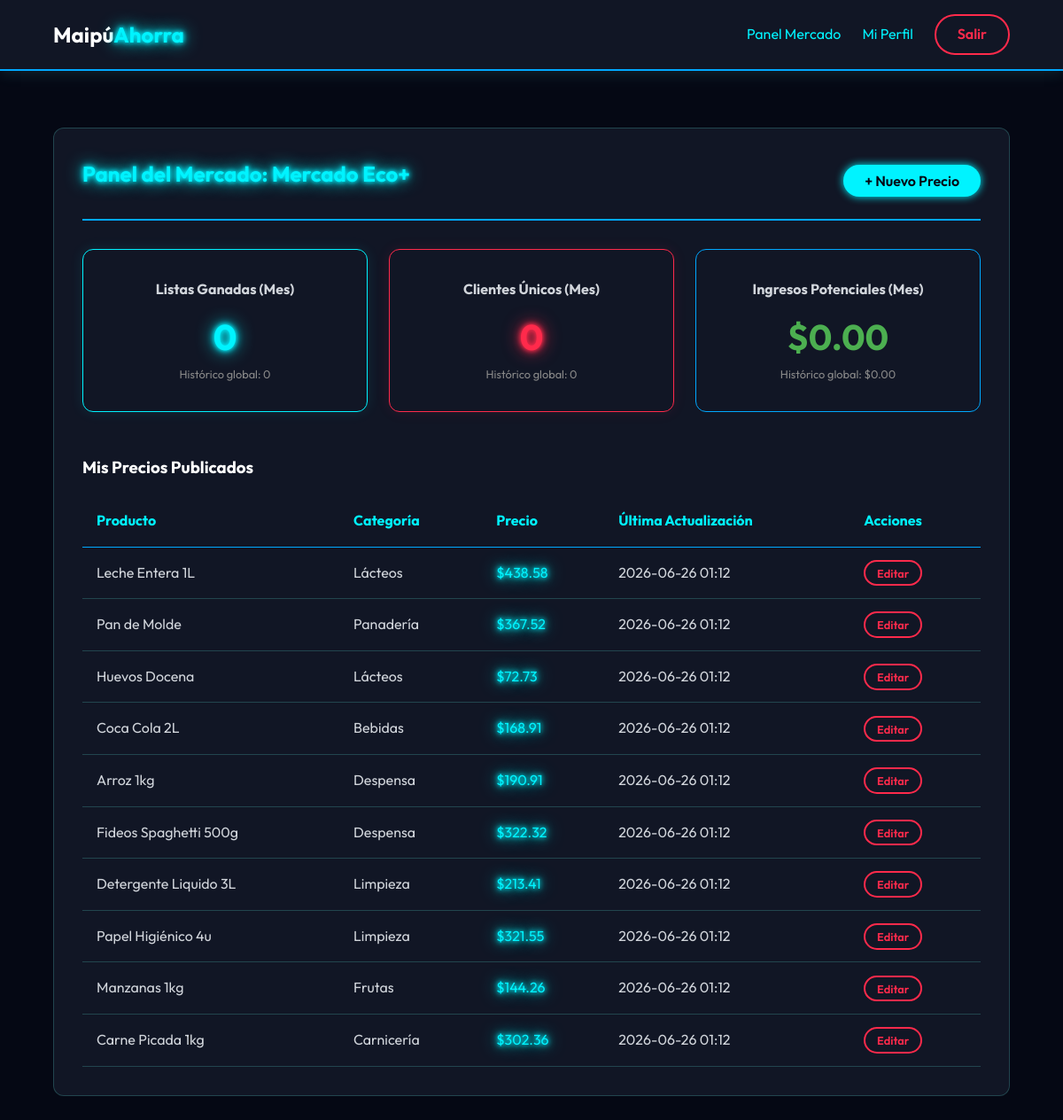
/market (signed in), run on the app's committed database.
### models.py (models this page shows)
class Market(db.Model):
    id = db.Column(db.Integer, primary_key=True)
    name = db.Column(db.String(100), nullable=False)
    address = db.Column(db.String(200), nullable=False)
    user_id = db.Column(db.Integer, db.ForeignKey('user.id'), nullable=False)
    prices = db.relationship('MarketPrice', backref='market', lazy=True)
    discount_codes = db.relationship('DiscountCode', backref='market', lazy=True)

class MarketPrice(db.Model):
    id = db.Column(db.Integer, primary_key=True)
    market_id = db.Column(db.Integer, db.ForeignKey('market.id'), nullable=False)
    product_id = db.Column(db.Integer, db.ForeignKey('product.id'), nullable=False)
    price = db.Column(db.Float, nullable=False)
    last_updated = db.Column(db.DateTime, default=datetime.utcnow)

class Product(db.Model):
    id = db.Column(db.Integer, primary_key=True)
    name = db.Column(db.String(150), nullable=False)
    category = db.Column(db.String(50), nullable=False)
    image_url = db.Column(db.String(300), nullable=True)
    prices = db.relationship('MarketPrice', backref='product', lazy=True)

### app.py (the view)
    @app.route('/market')
    @login_required
    def market_dashboard():
        from flask import render_template
        if current_user.role != 'market':
            from flask import redirect, url_for, flash
            return redirect(url_for('index'))
        from models import Product, MarketPrice, DiscountCode
        all_products = Product.query.all()
        market = current_user.markets[0]
        market_prices = MarketPrice.query.filter_by(market_id=market.id).all()
        from datetime import datetime
        current_month = datetime.utcnow().month
        codes = DiscountCode.query.filter_by(market_id=market.id).all()
        total_won_lists = len(codes)
        total_potential_revenue = sum(c.total_amount for c in codes)
        unique_clients = len(set(c.user_id for c in codes))
        monthly_codes = [c for c in codes if c.created_at.month == current_month]
        monthly_won_lists = len(monthly_codes)
        monthly_revenue = sum(c.total_amount for c in monthly_codes)
        monthly_unique_clients = len(set(c.user_id for c in monthly_codes))
        bi_stats = {
            'total_won_lists': total_won_lists,
            'total_revenue': total_potential_revenue,
            'unique_clients': unique_clients,
            'monthly_won_lists': monthly_won_lists,
            'monthly_revenue': monthly_revenue,
            'monthly_unique_clients': monthly_unique_clients
        }
        return render_template('panel_mercado.html', all_products=all_products, market_prices=market_prices, bi_stats=bi_stats)

### templates/panel_mercado.html (shortened to what this page needs)
{% extends "base.html" %}
{% block content %}
<div class="card fade-in" style="margin-top: 2rem;">
    <div
        style="display: flex; justify-content: space-between; align-items: center; border-bottom: 2px solid var(--neon-blue-dark); padding-bottom: 1rem; margin-bottom: 2rem;">
        <h2 class="neon-text">Panel del Mercado: {{ current_user.markets[0].name }}</h2>
        <button class="btn-primary" onclick="toggleAddProduct()">+ Nuevo Precio</button>
    </div>
    <div style="display: grid; grid-template-columns: repeat(auto-fit, minmax(200px, 1fr)); gap: 1.5rem; margin-bottom: 3rem;">
        <div class="card" style="text-align: center; border: 1px solid var(--neon-blue); box-shadow: 0 0 15px rgba(0, 243, 255, 0.1);">
            <h4 style="color: var(--text-primary); margin-bottom: 0.5rem;">Listas Ganadas (Mes)</h4>
            <div class="neon-text" style="font-size: 2.5rem; font-weight: bold;">{{ bi_stats.monthly_won_lists }}</div>
            <p style="font-size: 0.8rem; color: #888;">Histórico global: {{ bi_stats.total_won_lists }}</p>
        </div>
        <div class="card" style="text-align: center; border: 1px solid var(--neon-pink); box-shadow: 0 0 15px rgba(255, 42, 75, 0.1);">
            <h4 style="color: var(--text-primary); margin-bottom: 0.5rem;">Clientes Únicos (Mes)</h4>
            <div class="neon-text-alt" style="font-size: 2.5rem; font-weight: bold;">{{ bi_stats.monthly_unique_clients }}</div>
            <p style="font-size: 0.8rem; color: #888;">Histórico global: {{ bi_stats.unique_clients }}</p>
        </div>
        <div class="card" style="text-align: center; border: 1px solid var(--neon-blue-dark);">
            <h4 style="color: var(--text-primary); margin-bottom: 0.5rem;">Ingresos Potenciales (Mes)</h4>
            <div class="text-light" style="font-size: 2.5rem; font-weight: bold; color: #4CAF50;">${{ "%.2f"|format(bi_stats.monthly_revenue) }}</div>
            <p style="font-size: 0.8rem; color: #888;">Histórico global: ${{ "%.2f"|format(bi_stats.total_revenue) }}</p>
        </div>
    </div>
    <h3 style="margin-bottom: 1rem;">Mis Precios Publicados</h3>
    {% if market_prices %}
    <div style="overflow-x: auto;">
        <table style="width: 100%; border-collapse: collapse; text-align: left;">
            <thead>
                <tr style="border-bottom: 1px solid var(--neon-blue-dark); color: var(--neon-blue);">
                    <th style="padding: 1rem;">Producto</th>
                    <th style="padding: 1rem;">Categoría</th>
                    <th style="padding: 1rem;">Precio</th>
                    <th style="padding: 1rem;">Última Actualización</th>
                    <th style="padding: 1rem;">Acciones</th>
                </tr>
            </thead>
            <tbody>
                {% for mp in market_prices %}
                <tr style="border-bottom: 1px solid rgba(102, 252, 241, 0.2);">
                    <td style="padding: 1rem;">{{ mp.product.name }}</td>
                    <td style="padding: 1rem;">{{ mp.product.category }}</td>
                    <td style="padding: 1rem;" class="neon-text">${{ "%.2f"|format(mp.price) }}</td>
                    <td style="padding: 1rem;">{{ mp.last_updated.strftime('%Y-%m-%d %H:%M') }}</td>
                    <td style="padding: 1rem;">
                        <a href="#" class="btn-outline" style="padding: 0.3rem 0.8rem; font-size: 0.8rem;">Editar</a>
                    </td>
                </tr>
                {% endfor %}
            </tbody>
        </table>
    </div>
    {% else %}
    <p style="color: var(--text-primary); text-align: center; margin: 2rem 0;">No tienes precios actualizados. ¡Agrega
        uno para empezar!</p>
    {% endif %}
</div>
{% endblock %}

### static/styles.css (style rules this page uses)
:root { --bg-color: #050814; --card-bg: #111625; --neon-blue: #00f3ff; --neon-blue-dark: #00a8ff; --neon-pink: #ff2a4b; --neon-pink-dark: #cc1d38; --text-primary: #d1d5db; --text-light: #ffffff; --font-main: 'Outfit', sans-serif; }
* { margin: 0; padding: 0; box-sizing: border-box; }
body { background-color: var(--bg-color); color: var(--text-primary); font-family: var(--font-main); line-height: 1.6; min-height: 100vh; display: flex; flex-direction: column; }
.neon-text { color: var(--neon-blue); text-shadow: 0 0 5px var(--neon-blue), 0 0 10px var(--neon-blue), 0 0 20px var(--neon-blue); }
.neon-text-alt { color: var(--neon-pink); text-shadow: 0 0 5px var(--neon-pink), 0 0 10px var(--neon-pink), 0 0 20px var(--neon-pink); }
h1, h2, h3, h4 { color: var(--text-light); margin-bottom: 1rem; }
a { text-decoration: none; color: var(--neon-blue); transition: all 0.3s ease; }
.btn-primary, .btn-outline { padding: 0.5rem 1.5rem; border-radius: 25px; font-weight: 600; cursor: pointer; transition: all 0.3s ease; border: none; font-family: var(--font-main); font-size: 1rem; }
.btn-primary { background-color: var(--neon-blue); color: var(--bg-color); box-shadow: 0 0 10px var(--neon-blue); }
.btn-outline { background-color: transparent; border: 2px solid var(--neon-pink); color: var(--neon-pink); }
.card { background-color: var(--card-bg); border-radius: 12px; padding: 2rem; border: 1px solid rgba(102, 252, 241, 0.2); transition: transform 0.3s ease, box-shadow 0.3s ease; }
.fade-in { animation: fadeIn 0.5s ease-out; }

### data on the page
Market: name "Mercado Eco+"
MarketPrice: product.name "Leche Entera 1L", product.category "Lácteos", price "438.58", last_updated "2026-06-26 01:12"
MarketPrice: product.name "Pan de Molde", product.category "Panadería", price "367.52", last_updated "2026-06-26 01:12"
MarketPrice: product.name "Huevos Docena", product.category "Lácteos", price "72.73", last_updated "2026-06-26 01:12"
MarketPrice: product.name "Coca Cola 2L", product.category "Bebidas", price "168.91", last_updated "2026-06-26 01:12"
MarketPrice: product.name "Arroz 1kg", product.category "Despensa", price "190.91", last_updated "2026-06-26 01:12"
MarketPrice: product.name "Fideos Spaghetti 500g", product.category "Despensa", price "322.32", last_updated "2026-06-26 01:12"
MarketPrice: product.name "Detergente Liquido 3L", product.category "Limpieza", price "213.41", last_updated "2026-06-26 01:12"
MarketPrice: product.name "Papel Higiénico 4u", product.category "Limpieza", price "321.55", last_updated "2026-06-26 01:12"
MarketPrice: product.name "Manzanas 1kg", product.category "Frutas", price "144.26", last_updated "2026-06-26 01:12"
MarketPrice: product.name "Carne Picada 1kg", product.category "Carnicería", price "302.36", last_updated "2026-06-26 01:12"

### other printed values
{{ bi_stats.monthly_won_lists }} "0"
{{ bi_stats.total_won_lists }} "0"
{{ bi_stats.monthly_unique_clients }} "0"
{{ bi_stats.unique_clients }} "0"
{{ "%.2f"|format(bi_stats.monthly_revenue) }} "0.00"
{{ "%.2f"|format(bi_stats.total_revenue) }} "0.00"
